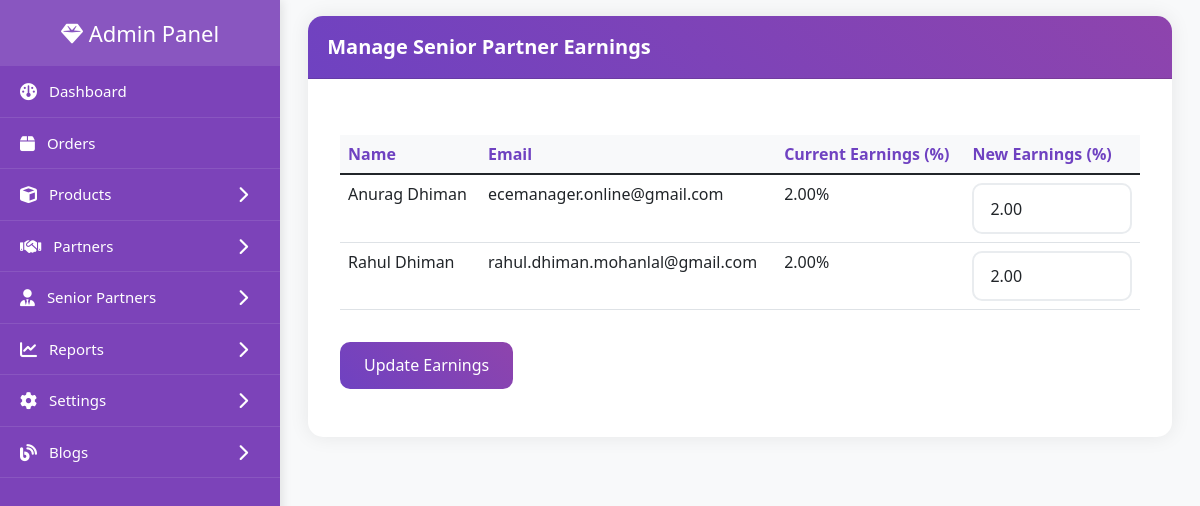
/admin/senior-partner/manage-earnings.php, run on the app's committed database.
### tables this page shows
CREATE TABLE IF NOT EXISTS `senior_partners` (
  `id` int NOT NULL AUTO_INCREMENT,
  `partner_id` varchar(8) NOT NULL,
  `name` varchar(255) NOT NULL,
  `email` varchar(191) NOT NULL,
  `phone` varchar(20) DEFAULT NULL,
  `image` varchar(255) DEFAULT NULL,
  `gender` enum('Male','Female','Other') DEFAULT NULL,
  `state` varchar(255) DEFAULT NULL,
  `district` varchar(255) DEFAULT NULL,
  `full_address` text,
  `password` varchar(255) NOT NULL,
  `created_at` timestamp NULL DEFAULT CURRENT_TIMESTAMP,
  `updated_at` timestamp NULL DEFAULT CURRENT_TIMESTAMP ON UPDATE CURRENT_TIMESTAMP,
  `earning` decimal(10,2) DEFAULT '0.00',
  `total_earnings` decimal(10,2) DEFAULT '0.00',
  PRIMARY KEY (`id`),
  UNIQUE KEY `partner_id` (`partner_id`),
  UNIQUE KEY `email` (`email`)
);

### admin/senior-partner/manage-earnings.php (the view, shortened to what this page needs)
<?php
$database = new Database();
$db = $database->getConnection();
$senior_partners = [];
try {
    $stmt = $db->query("SELECT id, name, email, earning FROM senior_partners ORDER BY name ASC");
    $senior_partners = $stmt->fetchAll(PDO::FETCH_ASSOC);
} catch (PDOException $e) {
    $error_message = "Error fetching senior partners: " . $e->getMessage();
}
include '../sidebar.php';
?>
<!DOCTYPE html>
    <html lang="en">
    <head>
        <link href="https://cdn.jsdelivr.net/npm/bootstrap@5.1.3/dist/css/bootstrap.min.css" rel="stylesheet">
        <link href="https://cdn.jsdelivr.net/npm/bootstrap-icons@1.7.2/font/bootstrap-icons.css" rel="stylesheet">
        <link href="../assets/css/admin-style.css" rel="stylesheet">
    </head>
    <body>
    <div class="main-content">
        <div class="container-fluid">
            <div class="row">
                <div class="col-12">
                    <div class="card">
                        <div class="card-header">
                            <h5>Manage Senior Partner Earnings</h5>
                        </div>
                        <div class="card-body">
                            <form method="POST">
                                <div class="table-responsive">
                                    <table class="table table-hover">
                                        <thead>
                                            <tr>
                                                <th>Name</th>
                                                <th>Email</th>
                                                <th>Current Earnings (%)</th>
                                                <th>New Earnings (%)</th>
                                            </tr>
                                        </thead>
                                        <tbody>
                                            <?php if (count($senior_partners) > 0): ?>
                                                <?php foreach ($senior_partners as $partner): ?>
                                                    <tr>
                                                        <td><?php echo htmlspecialchars($partner['name']); ?></td>
                                                        <td><?php echo htmlspecialchars($partner['email']); ?></td>
                                                        <td><?php echo htmlspecialchars($partner['earning']); ?>%</td>
                                                        <td>
                                                            <input type="number" class="form-control" name="earnings_percentage[<?php echo $partner['id']; ?>]" value="<?php echo htmlspecialchars($partner['earning']); ?>" min="0" max="100" step="0.01" required>
                                                        </td>
                                                    </tr>
                                                <?php endforeach; ?>
                                            <?php else: ?>
                                                <tr>
                                                    <td colspan="4">No senior partners found.</td>
                                                </tr>
                                            <?php endif; ?>
                                        </tbody>
                                    </table>
                                </div>
                                <button type="submit" name="update_earnings" class="btn btn-primary mt-3">Update Earnings</button>
                            </form>
                        </div>
                    </div>
                </div>
            </div>
        </div>
    </div>
    </body>
</html>

### admin/assets/css/admin-style.css (style rules this page uses)
:root { --primary-color: #ffffff; --secondary-color: #7c43b9; --text-color: #000000; --gray-light: #f8f9fa; --gray-medium: #6c757d; --transition-speed: 0.3s; --sidebar-width: 280px; --sidebar-collapsed-width: 70px; }
.main-content { margin-left: var(--sidebar-width); padding: 1rem; transition: all var(--transition-speed); background-color: var(--gray-light); min-height: 100vh; }

### admin/sidebar.php (style rules this page uses)
body { margin: 0; font-family: "Poppins", sans-serif; }

### admin/senior-partner/manage-earnings.php (style rules this page uses)
.card { border: none; box-shadow: 0 0 20px rgba(0,0,0,0.08); border-radius: 15px; }
.card-header { border-radius: 15px 15px 0 0 !important; background: linear-gradient(45deg, #6f42c1, #8e44ad) !important; padding: 1.2rem; }
.card-header h5 { color: white !important; font-weight: 600; margin: 0; }
.card-body { padding: 2rem; }
.form-control, .form-select { border: 2px solid #e9ecef; padding: 0.7rem 1rem; border-radius: 10px; transition: all 0.3s ease; }
.btn-primary { background: linear-gradient(45deg, #6f42c1, #8e44ad); border: none; padding: 0.7rem 1.5rem; border-radius: 10px; font-weight: 500; transition: all 0.3s ease; }
.table-responsive { margin-top: 1.5rem; }
.table thead th { background-color: #f8f9fa; color: #6f42c1; font-weight: 600; }

### data on the page
senior_partners: name "Anurag Dhiman", email "ecemanager.online@gmail.com", earning "2.00"
senior_partners: name "Rahul Dhiman", email "rahul.dhiman.mohanlal@gmail.com", earning "2.00"
